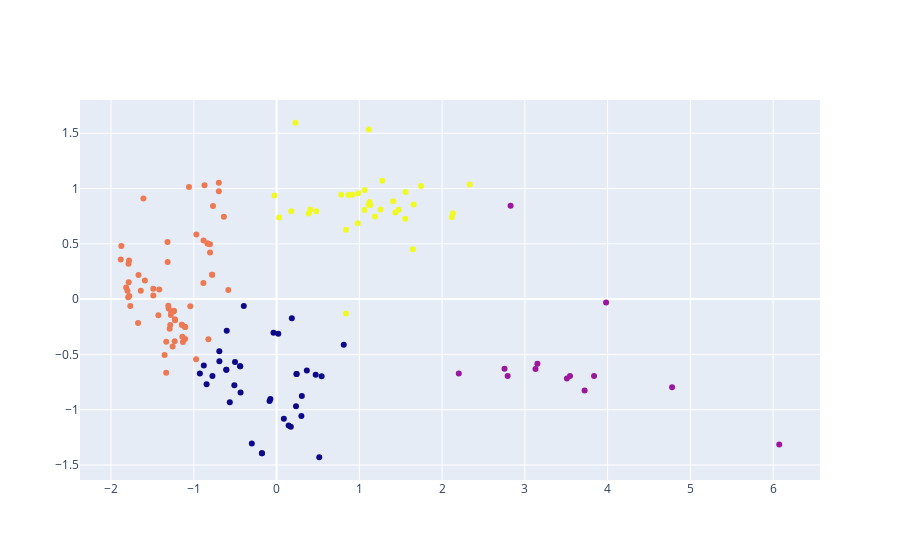

The code cell stored with this chart in its notebook:
### Code cell
from sklearn.cluster import KMeans
import numpy as np
X_ = new_data[['x','y']].values
kmeans = KMeans(n_clusters=4, random_state=0).fit(X_)


k_clust = kmeans.predict(X_)
new_da = {'x':new_data['x'].values,'y':new_data['y'].values,'cluster':k_clust}
import plotly.graph_objects as go

fig = go.Figure(data=go.Scatter(
    x=new_da['x'],
    y=new_da['y'],
    mode='markers',
    marker=dict(
                color=new_da['cluster'])
))

fig.show()

### Figure 1 — Plotly figure (JSON) as saved in the notebook; plotly's stock layout.template omitted (floating-point values rounded to 4 significant figures; data arrays with more than 128 entries replaced by an {"elided": "..."} marker saying what was removed)
{"data": [{"marker": {"color": {"elided": "146 int values"}}, "mode": "markers", "type": "scatter", "x": {"elided": "146 float values"}, "y": {"elided": "146 float values"}}], "layout": {}}
